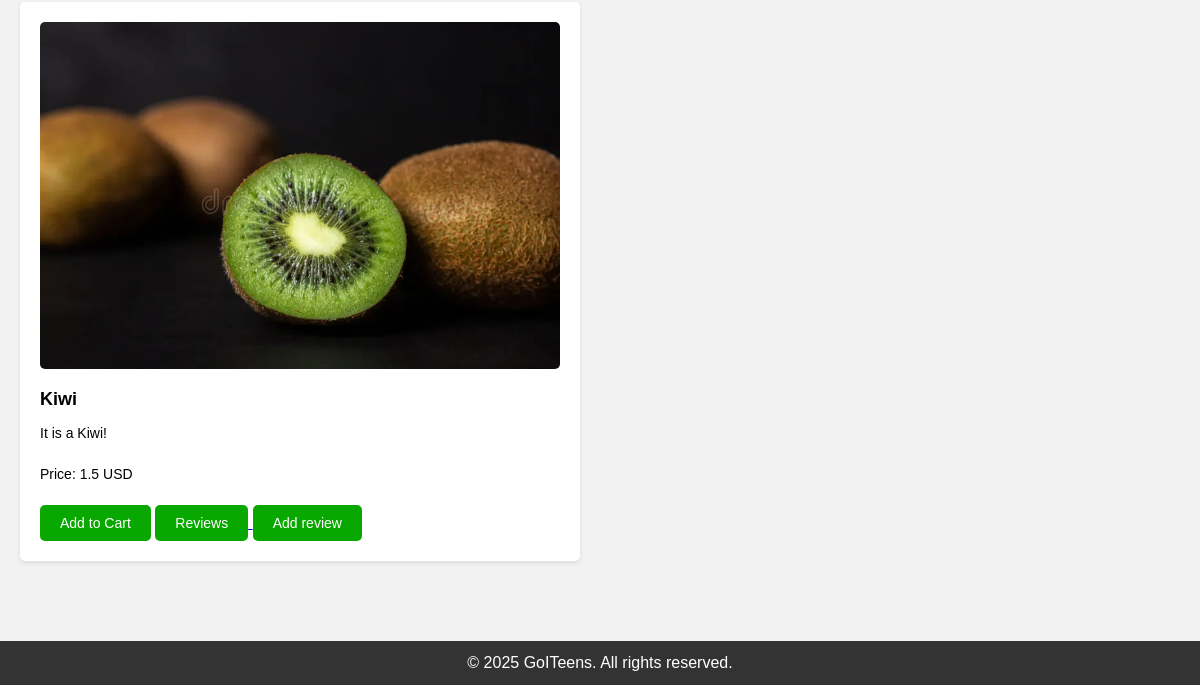
The app's page / (lower part), older data.
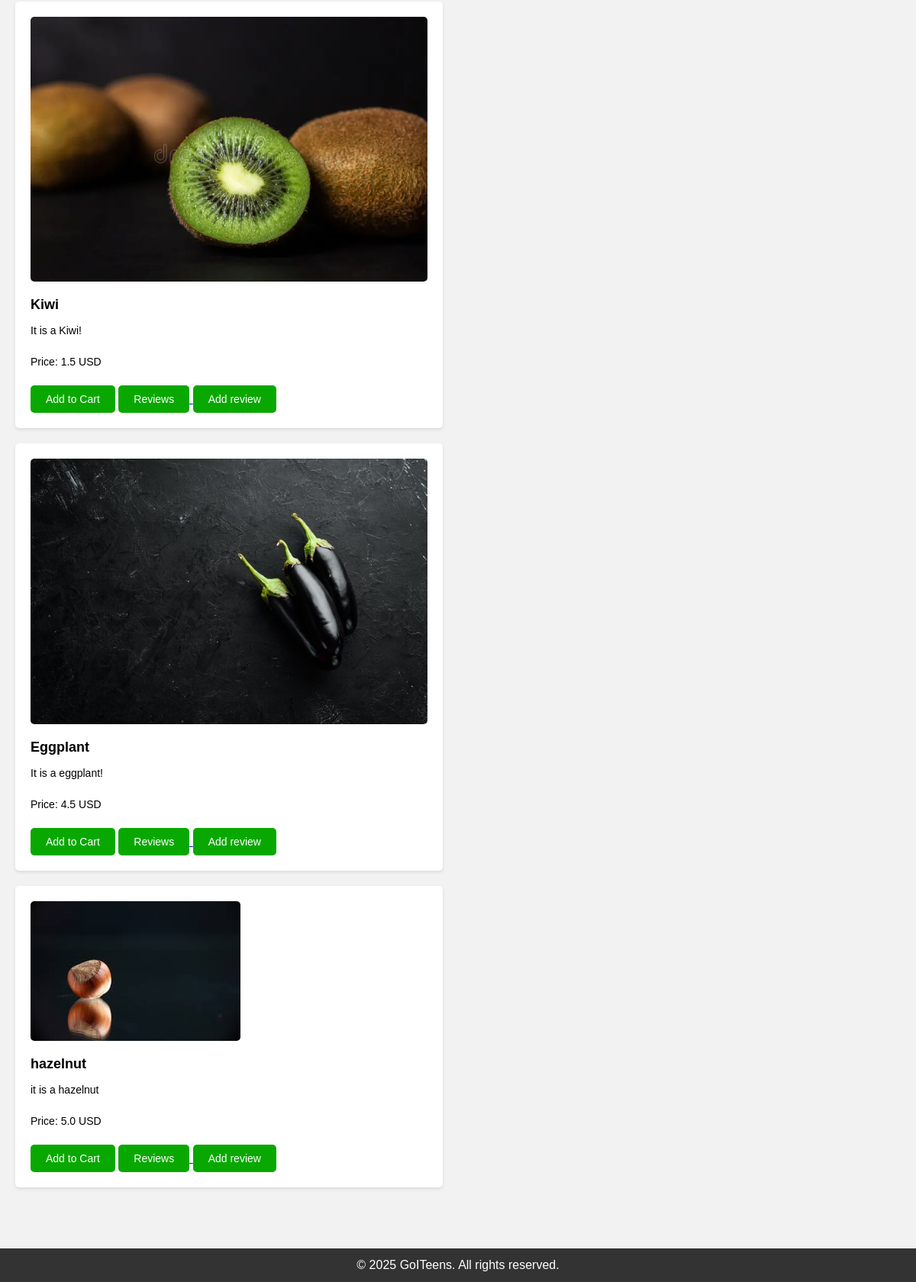
The same page, newer data.
### main/models.py (models this page shows)
class Produckt(models.Model):
    name = models.CharField(max_length=30)
    description = models.CharField(max_length=150)
    price = models.FloatField()
    category = models.CharField(max_length=30)
    image = models.ImageField(upload_to='main/images/admin_add', blank=True, null=True)
    new = models.CharField(max_length=10)

### main/views.py (the view)
# urls.py: path('', views.index, name='index'),
def index(request):
    products = Produckt.objects.all()
    return render(request, 'main/index.html', {'products': products})

### main/templates/main/index.html (shortened to what this page needs)
{% load static %}
<!DOCTYPE html>
<html lang="en">
<head>
  <link rel="stylesheet" href="{% static 'main/css/style.css' %}">
  <body>
    <main>
        <section>
  <ul>
    {% for product in products %}
      <li>
        {% if product.image %}
          <img src="{{ product.image.url }}">
        {% else %}
          <p>[Немає зображення]</p>
        {% endif %}
        <h3>{{ product.name }}</h3>
        <p>{{ product.description }}</p>
        <p>Price: {{ product.price }} USD</p>
        <button>Add to Cart</button>
        <a href="{% url 'reviews' %}">
          <button type="button">Reviews</button>
        </a>
        <a href="{% url 'add_review' %}">
          <button type="button">Add review</button>
        </a>
      </li>
    {% empty %}
      <li>Поки немає товарів.</li>
    {% endfor %}
  </ul>
</section>
      </main>
    <footer>
      <p>&copy; 2025 GoITeens. All rights reserved.</p>
    </footer>
  </body>
</head>
</html>

### main/static/main/css/style.css (style rules this page uses)
* { box-sizing: border-box; margin: 0; padding: 0; }
body { background-color: #f2f2f2; font-family: Arial, sans-serif; font-size: 16px; line-height: 1.5; }
main { max-width: 1200px; margin: 0 auto; padding: 20px; display: flex; flex-wrap: wrap; justify-content: space-between; }
section { flex-basis: calc(50% - 20px); margin-bottom: 40px; }
ul { list-style: none; }
li { background-color: #fff; padding: 20px; margin-bottom: 20px; box-shadow: 0px 2px 4px rgba(0, 0, 0, 0.1); border-radius: 5px; }
li img { max-width: 100%; margin-bottom: 10px; border-radius: 5px }
li h3 { font-size: 18px; margin-bottom: 10px; }
li p { font-size: 14px; margin-bottom: 20px; }
button { background-color: #09a800; color: #fff; border: none; padding: 10px 20px; font-size: 14px; cursor: pointer; border-radius: 5px; transition: transform 0.3s ease; }
footer { background-color: #333; color: #fff; text-align: center; padding: 10px; }
footer p { margin: 0; }

Row changes from the older to the newer data that the page shows:
added Produckt: image (picture), name "Eggplant", description "It is a eggplant!", price "4.5"
added Produckt: image (picture), name "hazelnut", description "it is a hazelnut", price "5.0"
